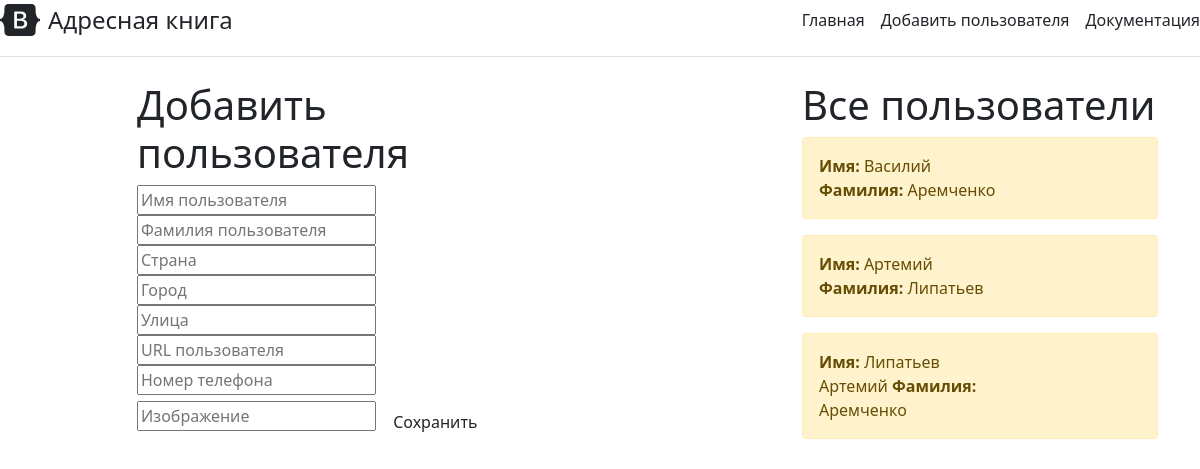
The app's page /, older data.
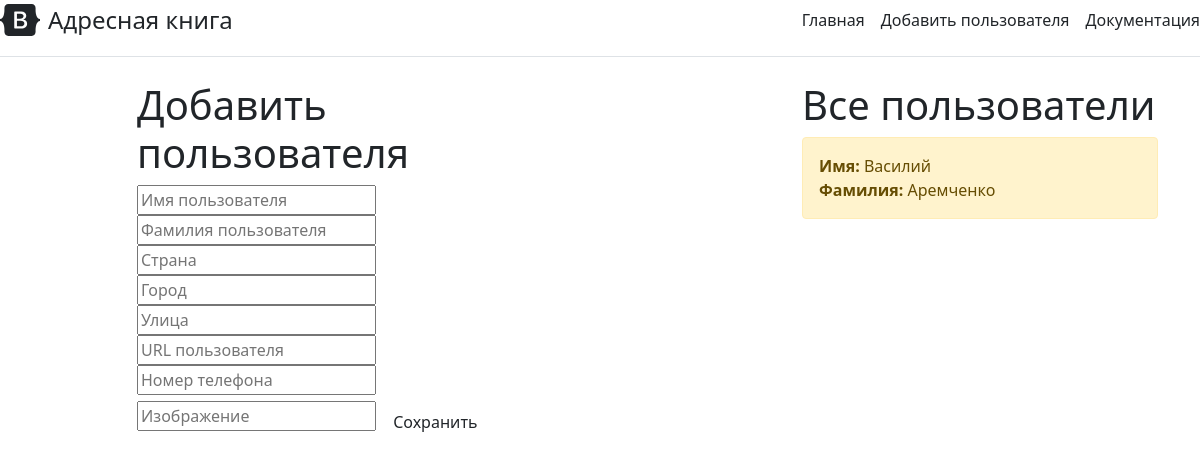
The same page, newer data.
### mainapp/models.py (models this page shows, shortened)
class Users(models.Model):
    name = models.CharField(max_length=20, verbose_name='Имя пользователя')
    surname = models.CharField(max_length=20, verbose_name='Фамилия пользователя')
    country = models.CharField(max_length=30, verbose_name='Страна', blank=True)
    city = models.CharField(max_length=30, verbose_name='Город', blank=True)
    street = models.CharField(max_length=30, verbose_name='Улица', blank=True)
    url_users = models.URLField(max_length=200, verbose_name='URL пользователя', blank=True, unique=True)
    phone_regex = RegexValidator(
        regex=r'^\+?1?\d{5,12}$',
        message="Номер телефона необходимо вводить в формате «+999999999» Допускается от 5 до 12 цифр.")
    phone = models.CharField(validators=[phone_regex], max_length=17, verbose_name='Номер телефона', blank=True)
    image = models.ImageField(verbose_name='Изображение', blank=True)
    class Meta:
        unique_together = ('name', 'surname')

### mainapp/views.py (the view)
# urls.py: path('', views.index),
def index(request):
    if(request.method == 'POST'):
        form = UsersForm(request.POST)
        form.save()
    form = UsersForm()
    users = Users.objects.all()
    all_users = []
    for user in users:
        users_info = {
            'name': user.name,
            'surname': user.surname,
        }
        all_users.append(users_info)
    context = {'all_users': all_users, 'form': form}
    return render(request, 'mainapp/index.html', context)

### mainapp/forms.py
class UsersForm(ModelForm):
    class Meta:
        model = Users
        fields = ['name', 'surname', 'country', 'city', 'street', 'url_users', 'phone', 'image']
        widgets = {
            'name': TextInput(attrs={'placeholder': 'Имя пользователя'}),
            'surname': TextInput(attrs={'placeholder': 'Фамилия пользователя'}),
            'country': TextInput(attrs={'placeholder': 'Страна'}),
            'city': TextInput(attrs={'placeholder': 'Город'}),
            'street': TextInput(attrs={'placeholder': 'Улица'}),
            'url_users': TextInput(attrs={'placeholder': 'URL пользователя'}),
            'phone': TextInput(attrs={'placeholder': 'Номер телефона'}),
            'image': TextInput(attrs={'placeholder': 'Изображение'}),
        }

### mainapp/templates/mainapp/index.html (shortened to what this page needs)
<!DOCTYPE html>
<html lang="ru">
<head>
    <link href="https://cdn.jsdelivr.net/npm/bootstrap@5.1.1/dist/css/bootstrap.min.css" rel="stylesheet">
</head>
<body>
<div class="d-flex flex-column flex-md-row align-items-center pb-3 mb-4 border-bottom">
      <a href="/" class="d-flex align-items-center text-dark text-decoration-none">
        <span class="fs-4">Адресная книга</span>
      </a>
      <nav class="d-inline-flex mt-2 mt-md-0 ms-md-auto">
        <a class="me-3 py-2 text-dark text-decoration-none" href="#">Главная</a>
        <a class="me-3 py-2 text-dark text-decoration-none" href="#">Добавить пользователя</a>
        <a class="py-2 text-dark text-decoration-none" href="#">Документация</a>
      </nav>
</div>
<div class="container">
    <div class="row">
        <div class="col-5 offset-1">
            <h1>Добавить пользователя</h1>
            <form action="" method="post">
                {{ form.name }}
                {{ form.surname }}
                {{ form.country }}
                {{ form.city }}
                {{ form.street }}
                {{ form.url_users }}
                {{ form.phone }}
                {{ form.image }}
                <input type="submit" name="send" value="Сохранить" class="mt-2 btn btn-warningx">
            </form>
        </div>
        <div class="col-4 offset-2">
            <h1>Все пользователи</h1>
            {% for info in all_users %}
            <div class="alert alert-warning ">
                <div class="row">
                    <div class="col-7">
                        <b>Имя: </b>{{ info.name }} <b>Фамилия: </b>{{ info.surname }}<br>
                    </div>
                    <div class="col-3 offset-1">
                    </div>
                </div>
            </div>
            {% endfor %}
        </div>
    </div>
</div>
</body>
</html>

Row changes from the older to the newer data that the page shows:
removed Users: name "Артемий", surname "Липатьев"
removed Users: name "Липатьев Артемий", surname "Аремченко"
Text that changed along with them:
list line gone: "Имя: Фамилия:"
